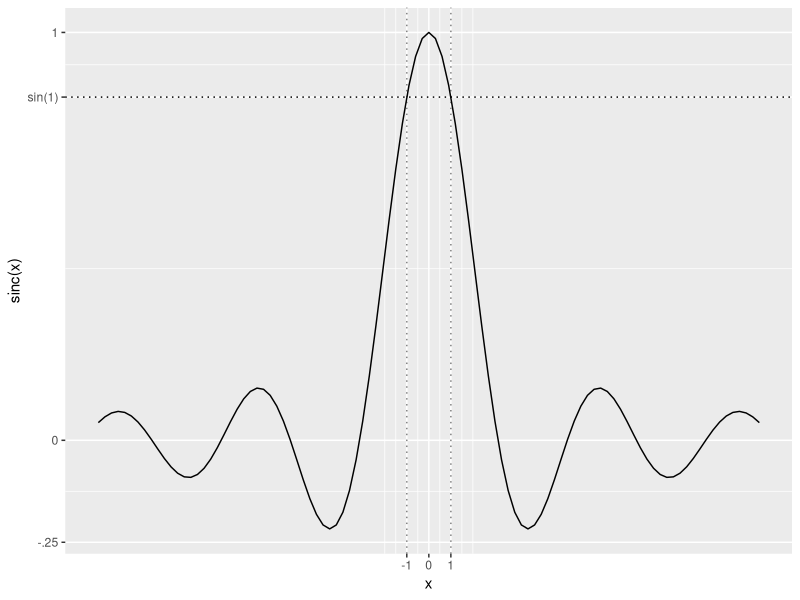

Reproduce this figure in R.
## ---- chunk 1
#| echo: false
#| message: false
#| warning: false
#| label: fig-techdude
#| fig-cap: | 
#|   The proof of the truncation inequality takes advantage on easy bounds satisfied by 
#|   the $\operatorname{sinc}$ function.


ggplot2::ggplot(data=tibble::tibble(x=seq(-15,15,by=.001)),
       mapping=ggplot2::aes(x=x)) +
  ggplot2::stat_function(fun= \(x){ifelse(abs(x) < .Machine[["double.eps"]], 1,  sin(x)/x)}, linetype=1) +
  ggplot2::geom_hline(yintercept = sin(1), linetype="dotted") +
  ggplot2::geom_vline(xintercept = 1, linetype= "dotted", alpha=.5) +
  ggplot2::geom_vline(xintercept = -1, linetype= "dotted", alpha=.5) +
  ggplot2::scale_x_continuous(breaks=c(-1, 0, 1)) +
  ggplot2::scale_y_continuous(breaks=c(-.25, 0, sin(1), 1),labels = c("-.25", "0", "sin(1)", "1")) +
  ggplot2::ylab("sinc(x)")

